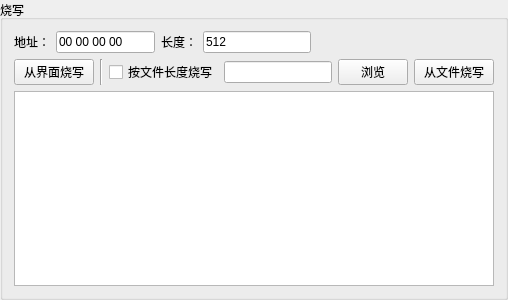
                        <widget class="QGroupBox" name="groupBox_15">
                         <property name="minimumSize">
                          <size>
                           <width>0</width>
                           <height>300</height>
                          </size>
                         </property>
                         <property name="maximumSize">
                          <size>
                           <width>16777215</width>
                           <height>300</height>
                          </size>
                         </property>
                         <property name="title">
                          <string>烧写</string>
                         </property>
                         <layout class="QVBoxLayout" name="verticalLayout_36">
                          <item>
                           <layout class="QHBoxLayout" name="horizontalLayout_32">
                            <item>
                             <widget class="QLabel" name="label_41">
                              <property name="text">
                               <string>地址：</string>
                              </property>
                             </widget>
                            </item>
                            <item>
                             <widget class="QLineEdit" name="FlashFromAddressLE">
                              <property name="sizePolicy">
                               <sizepolicy hsizetype="Fixed" vsizetype="Fixed">
                                <horstretch>0</horstretch>
                                <verstretch>0</verstretch>
                               </sizepolicy>
                              </property>
                              <property name="minimumSize">
                               <size>
                                <width>99</width>
                                <height>0</height>
                               </size>
                              </property>
                              <property name="maximumSize">
                               <size>
                                <width>99</width>
                                <height>22</height>
                               </size>
                              </property>
                              <property name="text">
                               <string>00 00 00 00</string>
                              </property>
                             </widget>
                            </item>
                            <item>
                             <widget class="QLabel" name="label_54">
                              <property name="text">
                               <string>长度：</string>
                              </property>
                             </widget>
                            </item>
                            <item>
                             <widget class="QLineEdit" name="FlashFromLenthLE">
                              <property name="sizePolicy">
                               <sizepolicy hsizetype="Fixed" vsizetype="Fixed">
                                <horstretch>0</horstretch>
                                <verstretch>0</verstretch>
                               </sizepolicy>
                              </property>
                              <property name="maximumSize">
                               <size>
                                <width>16777215</width>
                                <height>22</height>
                               </size>
                              </property>
                              <property name="text">
                               <string>512</string>
                              </property>
                             </widget>
                            </item>
                            <item>
                             <spacer name="horizontalSpacer_4">
                              <property name="orientation">
                               <enum>Qt::Horizontal</enum>
                              </property>
                              <property name="sizeHint" stdset="0">
                               <size>
                                <width>40</width>
                                <height>20</height>
                               </size>
                              </property>
                             </spacer>
                            </item>
                           </layout>
                          </item>
                          <item>
                           <layout class="QHBoxLayout" name="horizontalLayout_51">
                            <property name="topMargin">
                             <number>0</number>
                            </property>
                            <item>
                             <widget class="QPushButton" name="FlashFromUiBt">
                              <property name="maximumSize">
                               <size>
                                <width>16777215</width>
                                <height>30</height>
                               </size>
                              </property>
                              <property name="text">
                               <string>从界面烧写</string>
                              </property>
                             </widget>
                            </item>
                            <item>
                             <widget class="Line" name="line_7">
                              <property name="orientation">
                               <enum>Qt::Vertical</enum>
                              </property>
                             </widget>
                            </item>
                            <item>
                             <widget class="QCheckBox" name="IsFileFullSizecheckBox">
                              <property name="text">
                               <string>按文件长度烧写</string>
                              </property>
                              <property name="checked">
                               <bool>false</bool>
                              </property>
                             </widget>
                            </item>
                            <item>
                             <widget class="QLineEdit" name="FlashFromFileNameLE">
                              <property name="maximumSize">
                               <size>
                                <width>16777215</width>
                                <height>22</height>
                               </size>
                              </property>
                              <property name="clearButtonEnabled">
                               <bool>true</bool>
                              </property>
                             </widget>
                            </item>
                            <item>
                             <widget class="QPushButton" name="flashOpenFIleBt">
                              <property name="sizePolicy">
                               <sizepolicy hsizetype="Fixed" vsizetype="Fixed">
                                <horstretch>0</horstretch>
                                <verstretch>0</verstretch>
                               </sizepolicy>
                              </property>
                              <property name="maximumSize">
                               <size>
                                <width>70</width>
                                <height>30</height>
                               </size>
                              </property>
                              <property name="text">
                               <string>浏览</string>
                              </property>
                             </widget>
                            </item>
                            <item>
                             <widget class="QPushButton" name="FlashFromFileBt">
                              <property name="maximumSize">
                               <size>
                                <width>16777215</width>
                                <height>30</height>
                               </size>
                              </property>
                              <property name="text">
                               <string>从文件烧写</string>
                              </property>
                             </widget>
                            </item>
                           </layout>
                          </item>
                          <item>
                           <widget class="HexTextEdit" name="FlashFromTE"/>
                          </item>
                         </layout>
                        </widget>
